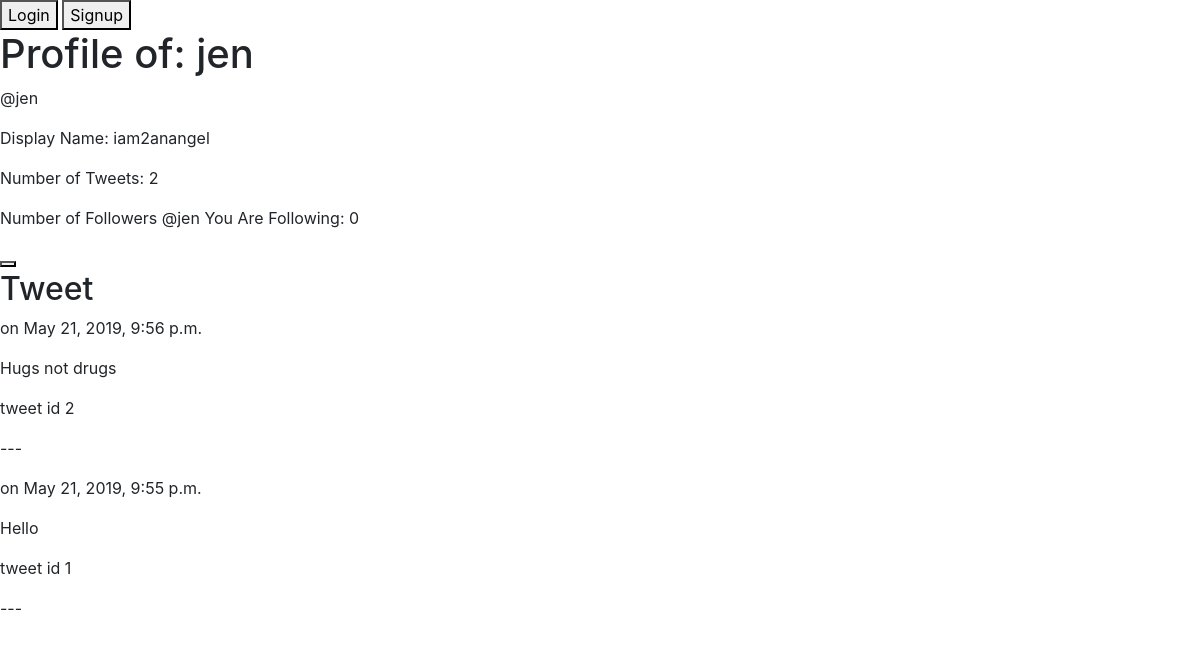
The app's page /jen/, older data.
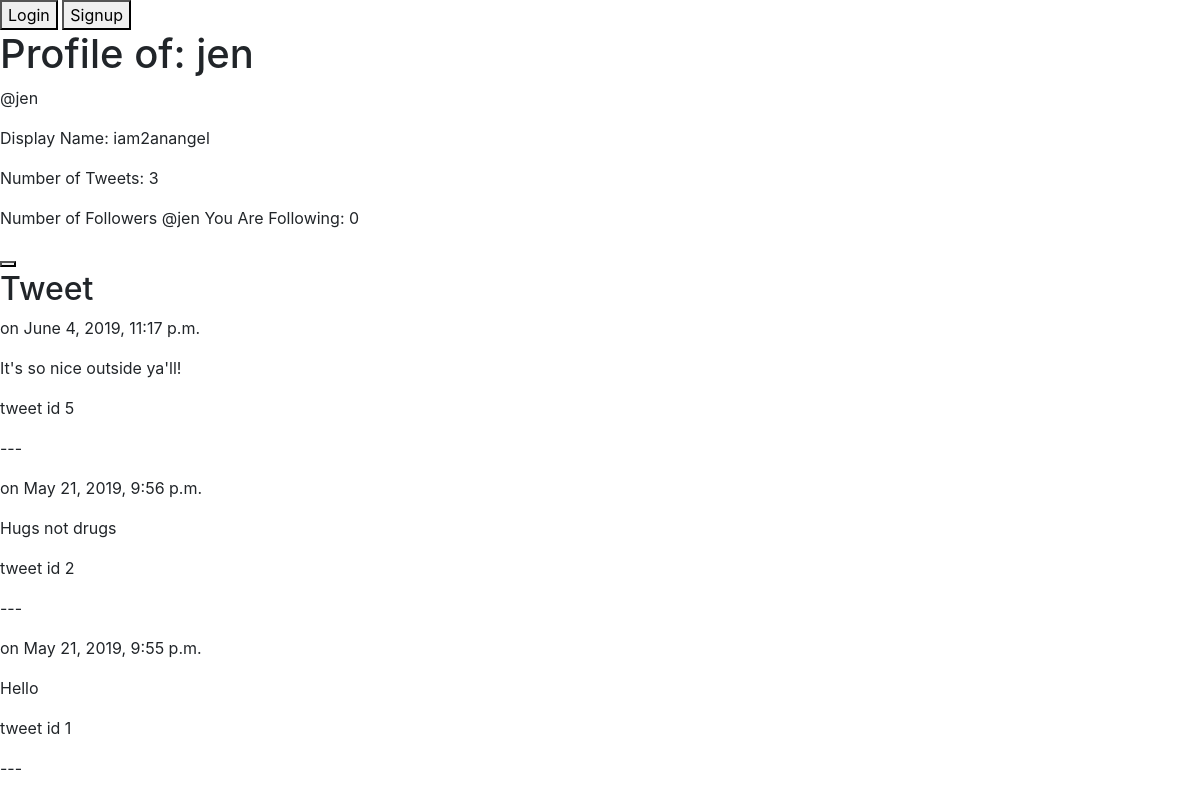
The same page, newer data.
### twitterclone/twitteruser/models.py (models this page shows)
class TwitterUser(models.Model):
    username = models.CharField(max_length=50)
    display_name = models.CharField(max_length=50)
    following = models.ManyToManyField("self", symmetrical=False, blank=True)
    user = models.OneToOneField(User, on_delete=models.CASCADE)
    def __str__(self):
        return self.user.username

### twitterclone/tweet/models.py (models this page shows)
class Tweet(models.Model):
    user = models.ForeignKey(
        TwitterUser, on_delete=models.CASCADE)
    tweet = models.CharField(max_length=140)
    date = models.DateTimeField(default=timezone.now)

### twitterclone/twitteruser/views.py (the view)
# urls.py: path("<str:username>/", profile_view),
def profile_view(request, username):
    html = "twitteruser.html"
    targeteduser = TwitterUser.objects.filter(username=username).first()
    targeteduser_tweets = Tweet.objects.filter(
        user=targeteduser).order_by("-date")
    num_tweets = len(targeteduser_tweets)
    num_followers = targeteduser.following.count()
    follow_status_button = None
    data = {}
    if request.user.is_authenticated:
        currentuser = TwitterUser.objects.filter(
            username=request.user.twitteruser).first()
        notifications = Notification.objects.filter(username=currentuser).count()
        if targeteduser not in currentuser.following.get_queryset():
            follow_status_button = "Follow"
        else:
            follow_status_button = "Unfollow"
        data = {"targeteduser": targeteduser, "tweets": targeteduser_tweets,
                "num_tweets": num_tweets,
                "follow_status_button": follow_status_button,
                "num_followers": num_followers,
                "notifications": notifications}
    else:
        data = {"targeteduser": targeteduser, "tweets": targeteduser_tweets,
                "num_tweets": num_tweets, "num_followers": num_followers}
    return render(request, html, data)

### twitterclone/templates/twitteruser.html (shortened to what this page needs)
<!DOCTYPE html>
<html lang="en">
    <head>
        <link rel="stylesheet" href="https://stackpath.bootstrapcdn.com/bootstrap/4.1.3/css/bootstrap.min.css"
>
    </head>
    <body>
        {% include "navbar.html" %}
        <h1>Profile of: {{ targeteduser.username }}</h1>
        <p>@{{ targeteduser }}</p>
        <p>Display Name: {{ targeteduser.display_name }}</p>
        <p>Number of Tweets: {{ num_tweets }}</p>
        <p>Number of Followers @{{ targeteduser }} You Are Following: {{ num_followers }}</p>
        {% if targeteduser.username != request.user.username %}
        <a href="/follow/{{ targeteduser.username }}">
            <button>{{ follow_status_button }}</button>
        </a>
        {% else %}
        <p>Number of Notifications: {{ notifications }}</p>
        {% endif %}
        {% include "tweets.html" %}
    </body>
</html>

### twitterclone/templates/navbar.html (shortened to what this page needs)
<!DOCTYPE html>
<html lang="en">
    <head>
        <link rel="stylesheet" href="https://stackpath.bootstrapcdn.com/bootstrap/4.1.3/css/bootstrap.min.css"
>
    </head>
    <body>
        <div>
            {% if user.is_authenticated %}
            <a href="/login/"><button>Login</button></a>
            <a href="/signup/"><button>Signup</button></a>
        </div>
    </body>
</html>

### twitterclone/templates/tweets.html
<h2>Tweet</h2>
{% for t in tweets %}
<p>{{ t.username }} on {{ t.date }}</p>
<p>{{ t.tweet }}</p>
<p>tweet id {{ t.id }}</p>
<p>---</p>
{% endfor %}

Row changes from the older to the newer data that the page shows:
added Tweet: date "June 4, 2019, 11:17 p.m.", tweet "It's so nice outside ya'll!", id "5"
Text that changed along with them:
{{ num_tweets }}: "2" → "3"
